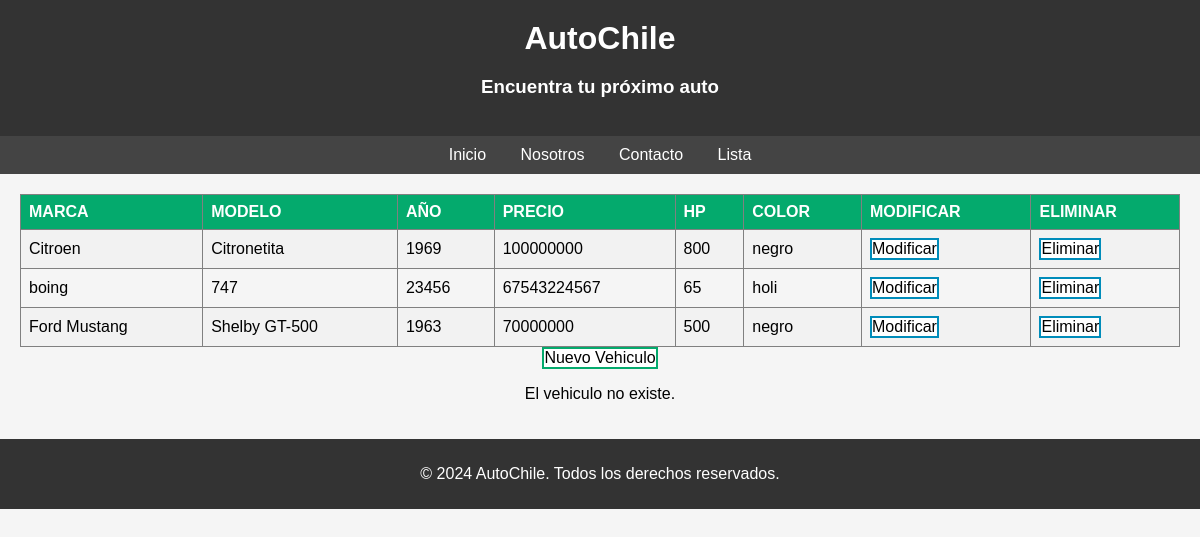
The page /elimina/1 on the database its author committed.
### core/models.py (models this page shows, shortened)
class Vehiculo(models.Model):
	marca = models.CharField(max_length=100)
	modelo = models.CharField(max_length=100)
	anio = models.IntegerField()
	precio = models.IntegerField()
	hp = models.IntegerField()
	color = models.CharField(max_length=50)

### core/views.py (the view)
# urls.py: path('elimina/<str:pk>', elimina, name="elimina"),
def elimina(request, pk):
    try:
        vehiculo = Vehiculo.objects.get(id=pk)
        vehiculo.delete()
        mensaje = "Vehiculo eliminado con exito!"
    except Vehiculo.DoesNotExist:
        mensaje = "El vehiculo no existe."
    vehiculos = Vehiculo.objects.all()
    context = {
        'vehiculos': vehiculos,
        'mensaje': mensaje
    }
    return render(request, 'core/lista.html', context)

### core/templates/core/lista.html (shortened to what this page needs)
{% load static %}
<!DOCTYPE html>
<html lang="es">
	<head>
		<link rel="stylesheet" href="{% static 'css/style.css' %}">
		<link rel="stylesheet" href="{% static 'css/table.css' %}">
	</head>
	<body>
		<header>
			<h1>AutoChile</h1>
			<h3>Encuentra tu próximo auto</h3>
		</header>
		<nav>
			<a href="{% url 'inicio' %}">Inicio</a>
			<a href="#about">Nosotros</a>
			<a href="#contact">Contacto</a>
			<a href="{% url 'lista' %}">Lista</a>
		</nav>
		<div class="container">
			<table border="1">
				<tr>
					<th>MARCA</th>
					<th>MODELO</th>
					<th>AÑO</th>
					<th>PRECIO</th>
					<th>HP</th>
					<th>COLOR</th>
					<th>MODIFICAR</th>
					<th>ELIMINAR</th>
				</tr>
				{% for vehiculo in vehiculos %}
				<tr>
					<td>{{ vehiculo.marca }}</td>
					<td>{{ vehiculo.modelo }}</td>
					<td>{{ vehiculo.anio }}</td>
					<td>{{ vehiculo.precio }}</td>
					<td>{{ vehiculo.hp }}</td>
					<td>{{ vehiculo.color }}</td>
					<td><a href="{% url 'modificar' pk=vehiculo.id %}" class= "button button2">Modificar</a></td>
					<td><a href="{% url 'elimina' pk=vehiculo.id %}" class= "button button2">Eliminar</a></td>
				</tr>
				{% endfor %}
			</table>
				<a href="{% url 'nuevo' %}" class= "button button1">Nuevo Vehiculo</a>
			<p>
				{%if mensaje%}
					{{mensaje}}
				{%endif%}
			</p>
		</div>
		<footer>
			<p>&copy; 2024 AutoChile. Todos los derechos reservados.</p>
		</footer>
	</body>
</html>

### core/static/css/style.css (style rules this page uses)
body { font-family: Arial, sans-serif; margin: 0; padding: 0; background-color: #f5f5f5; }
header { background-color: #333; color: #fff; padding: 20px; text-align: center; }
header h1 { margin: 0; }
nav { background-color: #444; padding: 10px; text-align: center; }
nav a { color: #fff; margin: 0 15px; text-decoration: none; }
.container { padding: 20px; text-align: center; }
footer { background-color: #333; color: #fff; padding: 10px; text-align: center; }

### core/static/css/table.css (style rules this page uses)
table { border-collapse: collapse; width: 100%; }
th, td { text-align: left; padding: 8px; }
tr:nth-child(even) { background-color: #f2f2f2 }
th { background-color: #04AA6D; color: white; }
.button { background-color: #04AA6D; border: none; color: white; text-align: center; text-decoration: none; display: inline-block; font-size: 16px; transition-duration: 0.4s; cursor: pointer; }
.button1 { background-color: white; color: black; border: 2px solid #04AA6D; }
.button2 { background-color: white; color: black; border: 2px solid #008CBA; }

### rows shown on the page
Vehiculo: marca "Citroen", modelo "Citronetita", anio "1969", precio "100000000", hp "800", color "negro"
Vehiculo: marca "boing", modelo "747", anio "23456", precio "67543224567", hp "65", color "holi"
Vehiculo: marca "Ford Mustang", modelo "Shelby GT-500", anio "1963", precio "70000000", hp "500", color "negro"

### other values the page prints
{{ mensaje }} "El vehiculo no existe."
